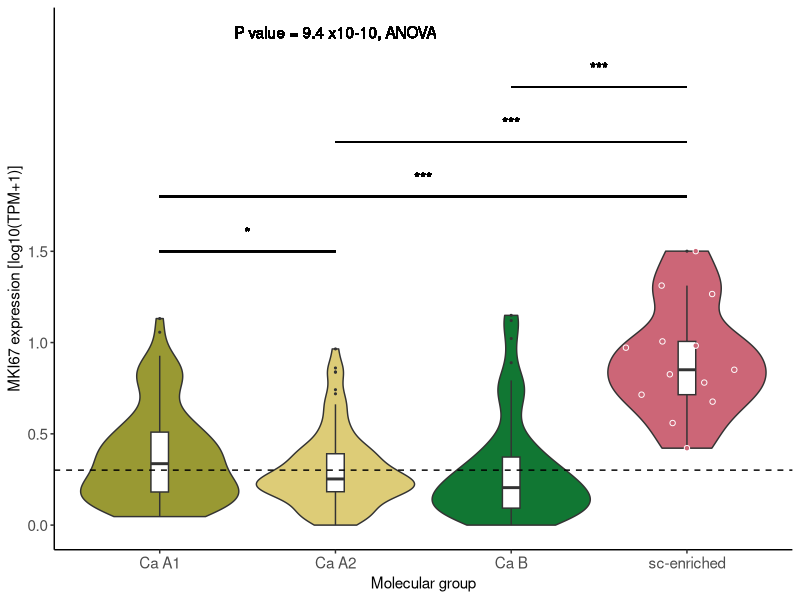
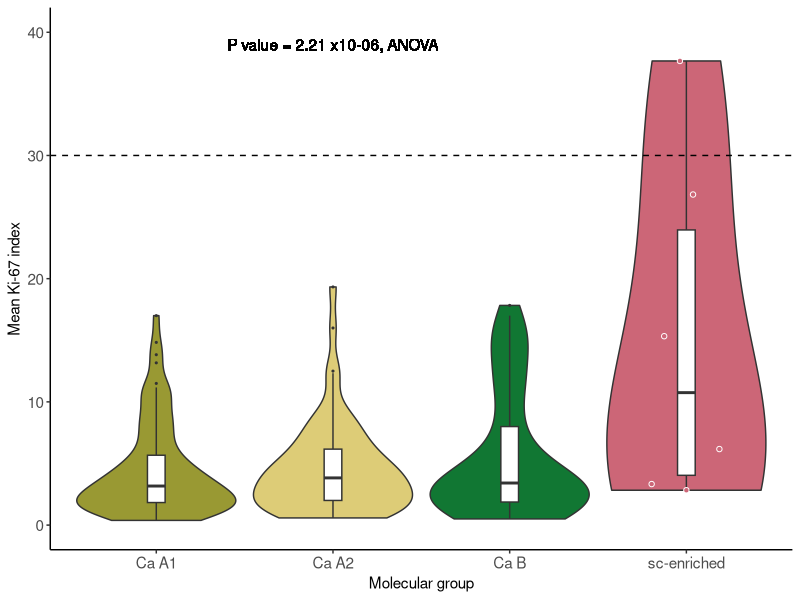
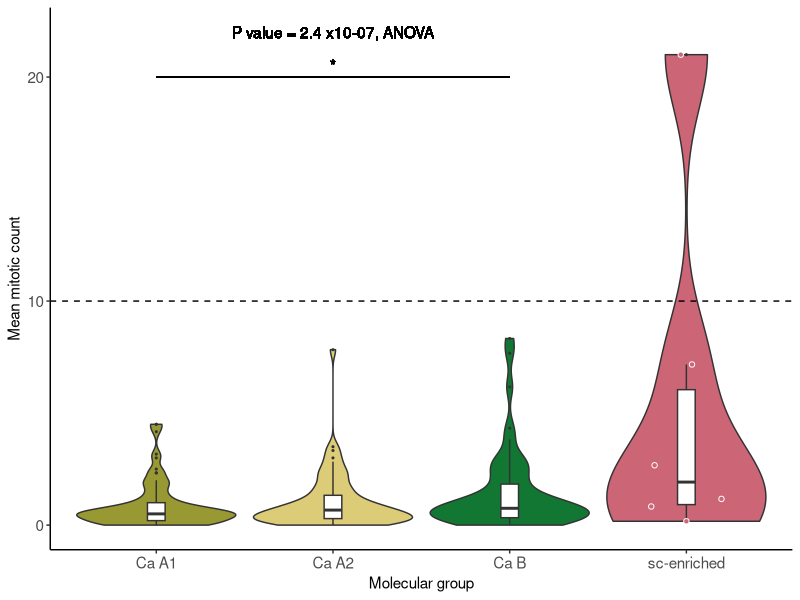

Write the R code that produced these figures, in order.
## ---- chunk 1
knitr::opts_chunk$set(echo = TRUE, warning=FALSE, message=FALSE)
## ---- chunk 2
library(openxlsx)
library(ggplot2)
library(ggbeeswarm)
library(dplyr)
## ---- chunk 3
data_5a <- read.xlsx("Data_Figure_5a.xlsx")
arc4 <- c("Ca A1"="#999933", "Ca A2"="#DDCC77", "Ca B"="#117733", "sc-enriched"="#CC6677") 
## ---- chunk 4
summary(aov(MKI67_expression_vst ~ molecular_group, data = data_5a))[[1]][1,5] 

t.test(data_5a$MKI67_expression_vst[which(data_5a$molecular_group %in% c("Ca A1", "Ca A2"))] ~ 
         data_5a$molecular_group[which(data_5a$molecular_group %in% c("Ca A1", "Ca A2"))], alternative = "two.sided")
t.test(data_5a$MKI67_expression_vst[which(data_5a$molecular_group %in% c("Ca A1", "Ca B"))] ~ 
         data_5a$molecular_group[which(data_5a$molecular_group %in% c("Ca A1", "Ca B"))], alternative = "two.sided") 
t.test(data_5a$MKI67_expression_vst[which(data_5a$molecular_group %in% c("Ca A1", "sc-enriched"))] ~ 
         data_5a$molecular_group[which(data_5a$molecular_group %in% c("Ca A1", "sc-enriched"))], alternative = "two.sided") 
t.test(data_5a$MKI67_expression_vst[which(data_5a$molecular_group %in% c("Ca A2", "Ca B"))] ~ 
         data_5a$molecular_group[which(data_5a$molecular_group %in% c("Ca A2", "Ca B"))], alternative = "two.sided") 
t.test(data_5a$MKI67_expression_vst[which(data_5a$molecular_group %in% c("Ca A2", "sc-enriched"))] ~ 
         data_5a$molecular_group[which(data_5a$molecular_group %in% c("Ca A2", "sc-enriched"))], alternative = "two.sided")
t.test(data_5a$MKI67_expression_vst[which(data_5a$molecular_group %in% c("Ca B", "sc-enriched"))] ~ 
         data_5a$molecular_group[which(data_5a$molecular_group %in% c("Ca B", "sc-enriched"))], alternative = "two.sided") 
## ---- chunk 5
ggplot(data=data_5a, aes(x=molecular_group, y = log10(MKI67_expression_TPM +1), fill=molecular_group)) +
  geom_violin(scale = "width") + 
  geom_boxplot(fill="white", width=0.1, outlier.size = 0.4) +
  geom_quasirandom(shape=21, col="white",data=data_5a %>% filter(molecular_group =="sc-enriched")) +
  scale_fill_manual(name = "Molecular group", values=c(arc4)) +
  geom_hline(yintercept = log10(1+1), linetype="dashed") +
  theme_classic() + ylab("MKI67 expression [log10(TPM+1)]") + xlab("Molecular group") +
  theme(legend.position = "bottom") +
  scale_y_continuous(breaks = c(0,0.5,1,1.5), limits=c(0,2.7)) +
  guides(color=guide_legend(nrow=1,byrow=TRUE)) + 
  geom_segment(aes(x=1,xend=2,y=1.5,yend=1.5)) + geom_text(aes(label = "*", y = 1.6, x=1.5)) +
  geom_segment(aes(x=1,xend=4,y=1.8,yend=1.8)) + geom_text(aes(label = "***", y = 1.9, x=2.5)) +
  geom_segment(aes(x=2,xend=4,y=2.1,yend=2.1)) + geom_text(aes(label = "***", y = 2.2, x=3)) +
  geom_segment(aes(x=3,xend=4,y=2.4,yend=2.4)) + geom_text(aes(label = "***", y = 2.5, x=3.5)) +
  geom_text(aes(label = "P value = 9.4 x10-10, ANOVA", y = 2.7, x=2)) +
  theme(axis.text.y=element_text(size=11), axis.text.x=element_text(size=11), 
        axis.title.x=element_text(size=11), axis.title.y=element_text(size=11)) + 
  theme(legend.text=element_text(size=11), legend.title=element_text(size=11)) +
  guides(fill="none")
## ---- chunk 6
summary(aov(Ki67_index ~ molecular_group, data = data_5a))[[1]][1,5] 

t.test(data_5a$Ki67_index[which(data_5a$molecular_group %in% c("Ca A1", "Ca A2"))] ~ 
         data_5a$molecular_group[which(data_5a$molecular_group %in% c("Ca A1", "Ca A2"))], alternative = "two.sided") 
t.test(data_5a$Ki67_index[which(data_5a$molecular_group %in% c("Ca A1", "Ca B"))] ~ 
         data_5a$molecular_group[which(data_5a$molecular_group %in% c("Ca A1", "Ca B"))], alternative = "two.sided") 
t.test(data_5a$Ki67_index[which(data_5a$molecular_group %in% c("Ca A1", "sc-enriched"))] ~ 
         data_5a$molecular_group[which(data_5a$molecular_group %in% c("Ca A1", "sc-enriched"))], alternative = "two.sided")
t.test(data_5a$Ki67_index[which(data_5a$molecular_group %in% c("Ca A2", "Ca B"))] ~ 
         data_5a$molecular_group[which(data_5a$molecular_group %in% c("Ca A2", "Ca B"))], alternative = "two.sided")
t.test(data_5a$Ki67_index[which(data_5a$molecular_group %in% c("Ca A2", "sc-enriched"))] ~ 
         data_5a$molecular_group[which(data_5a$molecular_group %in% c("Ca A2", "sc-enriched"))], alternative = "two.sided") 
t.test(data_5a$Ki67_index[which(data_5a$molecular_group %in% c("Ca B", "sc-enriched"))] ~ 
         data_5a$molecular_group[which(data_5a$molecular_group %in% c("Ca B", "sc-enriched"))], alternative = "two.sided") 
## ---- chunk 7
ggplot(data=data_5a, aes(x=molecular_group, y=Ki67_index, fill=molecular_group)) +
  geom_violin(scale = "width") + 
  geom_boxplot(fill="white", width=0.1, outlier.size = 0.4) +
  geom_quasirandom(shape=21, col="white",data=data_5a %>% filter(molecular_group =="sc-enriched")) +
  scale_fill_manual(name = "Molecular group", values=c(arc4)) +
  geom_hline(yintercept = 30, linetype="dashed") +
  theme_classic() + ylab("Mean Ki-67 index") + xlab("Molecular group") +
  theme(legend.position = "bottom") +
  scale_y_continuous(breaks = c(0,10,20,30,40), limits=c(0,40)) +
  guides(color=guide_legend(nrow=1,byrow=TRUE)) + 
  geom_text(aes(label = "P value = 2.21 x10-06, ANOVA", y = 39, x=2)) +
  theme(axis.text.y=element_text(size=11), axis.text.x=element_text(size=11), 
        axis.title.x=element_text(size=11), axis.title.y=element_text(size=11)) + 
  theme(legend.text=element_text(size=11), legend.title=element_text(size=11)) +
  guides(fill="none")
## ---- chunk 8
summary(aov(mitotic_count ~ molecular_group, data = data_5a))[[1]][1,5] 

t.test(data_5a$mitotic_count[which(data_5a$molecular_group %in% c("Ca A1", "Ca A2"))] ~ 
         data_5a$molecular_group[which(data_5a$molecular_group %in% c("Ca A1", "Ca A2"))], alternative = "two.sided") 
t.test(data_5a$mitotic_count[which(data_5a$molecular_group %in% c("Ca A1", "Ca B"))] ~ 
         data_5a$molecular_group[which(data_5a$molecular_group %in% c("Ca A1", "Ca B"))], alternative = "two.sided") 
t.test(data_5a$mitotic_count[which(data_5a$molecular_group %in% c("Ca A1", "sc-enriched"))] ~ 
         data_5a$molecular_group[which(data_5a$molecular_group %in% c("Ca A1", "sc-enriched"))], alternative = "two.sided") 
t.test(data_5a$mitotic_count[which(data_5a$molecular_group %in% c("Ca A2", "Ca B"))] ~ 
         data_5a$molecular_group[which(data_5a$molecular_group %in% c("Ca A2", "Ca B"))], alternative = "two.sided") 
t.test(data_5a$mitotic_count[which(data_5a$molecular_group %in% c("Ca A2", "sc-enriched"))] ~ 
         data_5a$molecular_group[which(data_5a$molecular_group %in% c("Ca A2", "sc-enriched"))], alternative = "two.sided") 
t.test(data_5a$mitotic_count[which(data_5a$molecular_group %in% c("Ca B", "sc-enriched"))] ~ 
         data_5a$molecular_group[which(data_5a$molecular_group %in% c("Ca B", "sc-enriched"))], alternative = "two.sided") 
## ---- chunk 9
ggplot(data=data_5a, aes(x=molecular_group, y=mitotic_count, fill=molecular_group)) +
  geom_violin(scale = "width") + 
  geom_boxplot(fill="white", width=0.1, outlier.size = 0.4) +
  geom_quasirandom(shape=21, col="white",data=data_5a %>% filter(molecular_group =="sc-enriched")) +
  scale_fill_manual(name = "Molecular group", values=c(arc4)) +
  geom_hline(yintercept = 10, linetype="dashed") +
  theme_classic() + ylab("Mean mitotic count") + xlab("Molecular group") +
  theme(legend.position = "bottom") +
  scale_y_continuous(breaks = c(0,10,20), limits=c(0,22)) +
  guides(color=guide_legend(nrow=1,byrow=TRUE)) + 
  geom_text(aes(label = "P value = 2.4 x10-07, ANOVA", y = 22, x=2)) +
  geom_segment(aes(x=1,xend=3,y=20,yend=20)) + geom_text(aes(label = "*", y = 20.5, x=2)) +
  theme(axis.text.y=element_text(size=11), axis.text.x=element_text(size=11), 
        axis.title.x=element_text(size=11), axis.title.y=element_text(size=11)) + 
  theme(legend.text=element_text(size=11), legend.title=element_text(size=11)) +
  guides(fill="none")
